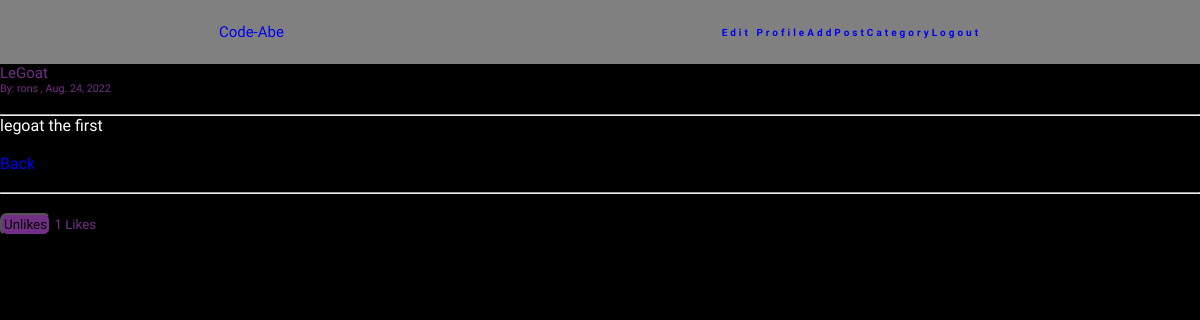
The app's page /article/8 (signed in) with its own data.
### myblog/models.py (models this page shows, shortened)
class Post(models.Model):
    title = models.CharField(max_length=255)
    title_tag = models.CharField(max_length=255, default="My Blog Post")
    author = models.ForeignKey(User, on_delete=models.CASCADE)
    body = RichTextField(blank=True,null=True)
    post_date = models.DateField(auto_now_add=True)
    category = models.CharField(max_length=255, default="Coding")
    likes = models.ManyToManyField(User, related_name="blog_post")
    def total_likes(self):
        return self.likes.count()

### myblog/views.py (the view)
# urls.py: path("article/<int:pk>", Article_DetailView.as_view(), name="article_detail"),
class Article_DetailView(DetailView):
    model = Post
    template_name = 'article_detail.html'
    def get_context_data(self, *args, **kwargs):
        id_menu = Category.objects.all()
        context = super(Article_DetailView, self).get_context_data(*args, **kwargs)
        l = get_object_or_404(Post, id=self.kwargs['pk'])
        total_likes = l.total_likes()
        liked = False
        if l.likes.filter(id=self.request.user.id).exists():
            liked = True
        context['id_menu'] = id_menu
        context['total_likes'] = total_likes
        context['liked'] = liked
        return context

### myblog/templates/article_detail.html (shortened to what this page needs)
{% extends 'base.html' %} {% block title %}Article{% endblock %}
{% block body %}
<h1>{{ post.title }}</h1>
<h6>By:
    {{ post.author }} ,
    {{ post.post_date }}
</h6>
<br>
<hr>
{{ post.body|safe }}
<a href="{% url 'home' %}">Back</a>
<br><br>
<hr>
<br>
{% if user.is_authenticated %}
  <form action="{% url 'like_post' post.pk %}" method="POST">
    {% if liked %}
      <small>
        <button type="submit" name="post_id" value="{{ post.id }}">Unlikes</button>
      </small>
      <small>
    {% else %}
        <button type="submit" name="post_id" value="{{ post.id }}">Like</button>
      </small>
    {% endif %}
  </form>
{% endif %}
 {{ total_likes }} Likes
{% endblock %}

### static/styles/base.css (style rules this page uses)
* { margin: 0px; padding: 0px; box-sizing: border-box; text-decoration: none; font-weight: 500; }
body { background-color: black; }
h1 { font-size: 15px; color: rgb(22, 18, 66) }

### myblog/templates/base.html (style rules this page uses)
* { font-family: Dynapuff }

### myblog/templates/article_detail.html (style rules this page uses)
h1 { color:rgb(114, 47, 134); }
h6 { color:rgb(114, 47, 134); }
body { color:white }
small { color:rgb(114, 47, 134); }
button { background-color:rgb(114, 47, 134); border-radius: 7px; padding: 2px }

### records on screen
Post: title "LeGoat", author "rons", post_date "Aug. 24, 2022", body "legoat the first"

### other values on screen
{{ total_likes }} "1"
